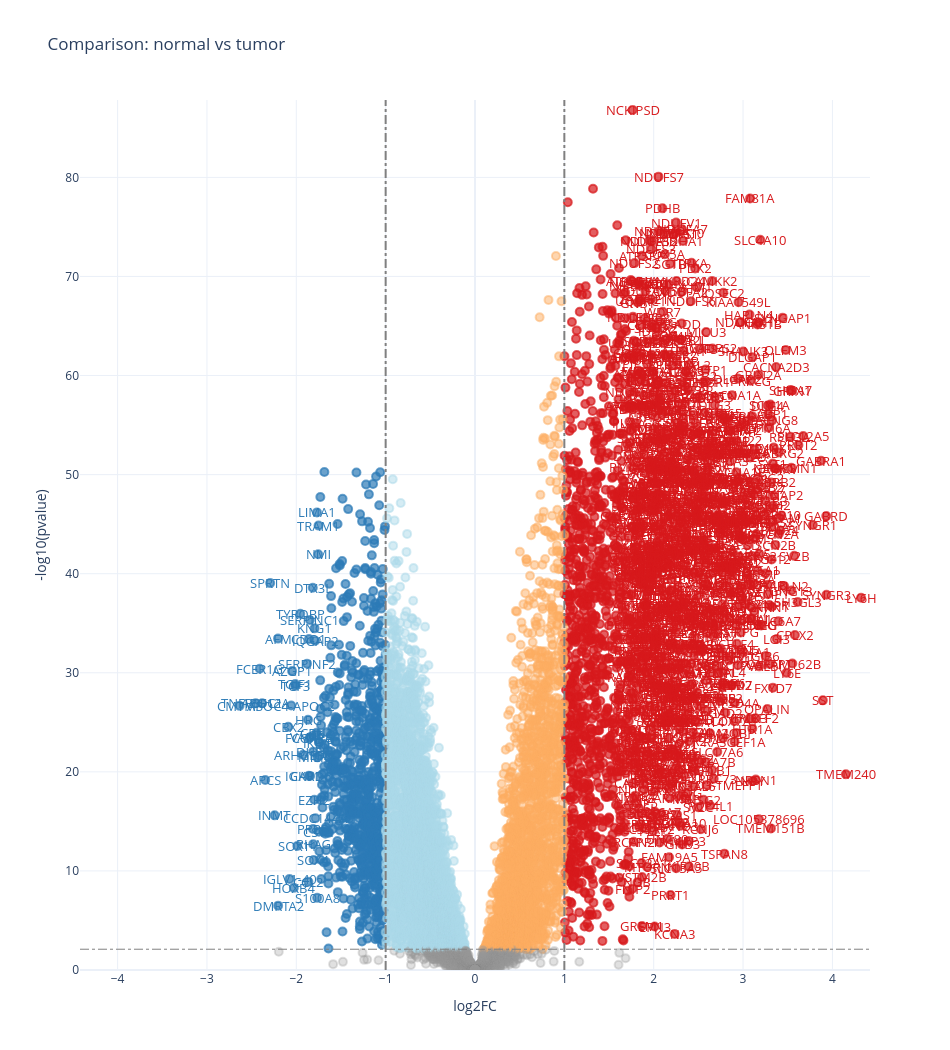

Here is the notebook cell this chart was saved with:
### Code cell
fig = viz.run_volcano(results, identifier='volcano_plot', args={'alpha': 0.01, 
                                                                      'fc': 2, 
                                                                      'colorscale': 'Blues', 
                                                                      'showscale': False, 
                                                                      'marker_size': 8, 
                                                                      'x_title': 'log2FC', 
                                                                      'y_title': '-log10(pvalue)', 
                                                                      'num_annotations': 1000, 
                                                                      'annotate_list': []})

viz.save_DASH_plot(fig[0], 'volcano_plot_normal_tumor', plot_format='png', directory=data_dir)
iplot(fig[0].figure)
